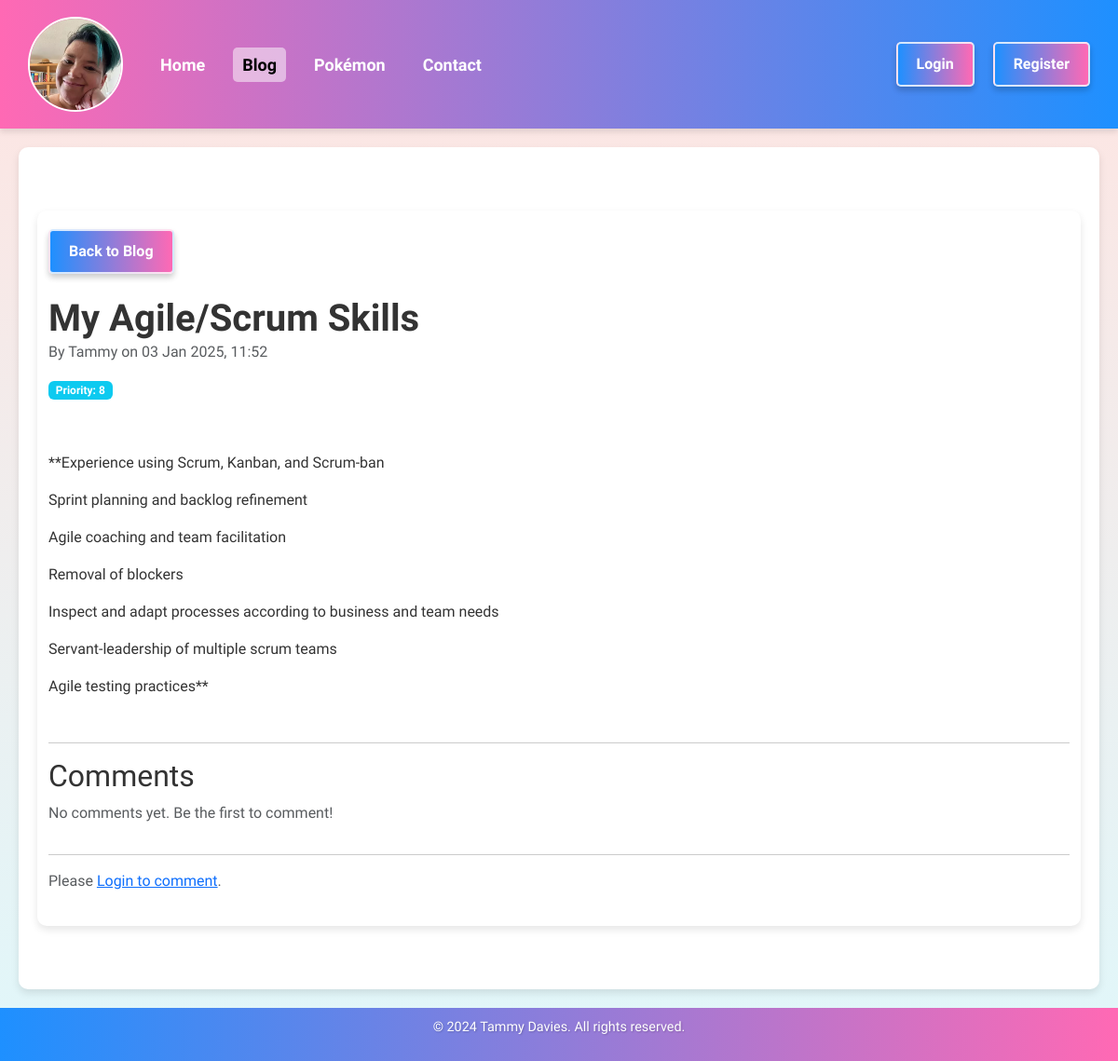
The app's page /blog/5 with its own data.
### app/blog/database/models/blog_post.py (models this page shows)
class BlogPost(db.Model):
    id = db.Column(db.Integer, primary_key=True)  # Unique identifier for the blog post
    title = db.Column(
        db.String(100), nullable=False
    )  # Title of the blog post (max 100 characters)
    content = db.Column(db.Text, nullable=False)  # Main content of the blog post
    timestamp = db.Column(
        db.DateTime, default=datetime.utcnow
    )  # Creation timestamp (default: current time)
    priority = db.Column(
        db.Integer, default=0
    )  # Optional priority level for ordering or categorisation
    author = db.Column(
        db.String(50), nullable=False
    )  # Author's name (max 50 characters)
    summary = db.Column(
        db.String(255), nullable=True
    )  # Short summary or description of the post
    repository_url = db.Column(
        db.String(255), nullable=True
    )  # URL to a related code repository (optional)
    live_demo_url = db.Column(
        db.String(255), nullable=True
    )  # URL to a live demo related to the post (optional)
    comments = db.relationship(
        "Comment",  # Name of the related model
        backref="post",  # Back-reference to the blog post from the comment
        cascade="all, delete-orphan",  # Automatically delete comments when the post is deleted
        lazy=True,  # Load comments lazily to improve performance
    )

### app/blog/routes/post_detail.py (the view, shortened to what this page needs)
def post_detail(post_id):
    post = BlogPost.query.get_or_404(post_id)
    form = CommentForm()
    comments = (
        Comment.query.filter_by(post_id=post.id)
        .order_by(Comment.timestamp.desc())
        .all()
    )
    raw_content = markdown.markdown(
        post.content, extensions=["fenced_code", "codehilite"]
    )
    safe_content = bleach.clean(
        raw_content,
        tags=bleach.sanitizer.ALLOWED_TAGS,  # Allow only safe HTML tags
        attributes=bleach.sanitizer.ALLOWED_ATTRIBUTES,  # Allow only safe attributes
    )
    rendered_content = Markup(safe_content)
    return render_template(
        "blog_post_detail.html",
        post=post,  # Pass the blog post to the template
        content=rendered_content,  # Sanitised blog post content
        form=form,  # Comment form
        comments=comments,  # List of comments
    )

### app/authentication/database/is_admin.py (called while the page is built)
def is_admin():
    return current_user.is_authenticated and current_user.email == "tammy@tsdavies.com"

### app/blog/templates/blog_post_detail.html (shortened to what this page needs)
{% extends "page_template.html" %} {% block content %}
    <main class="container my-5">
        <div class="mb-4">
            <a
                    href="{{ url_for('blog.blog') }}"
                    class="btn btn-outline-secondary"
                    aria-label="Back to Blog"
                    title="Back to Blog"
            >
                 Back to Blog
            </a>
        </div>
        <div class="row align-items-center mb-4">
            <div class="col-12 col-md-8 text-center text-md-start">
                <h1 class="mb-0">{{ post.title }}</h1>
                <p class="text-muted">
                    By {{ post.author or 'Anonymous' }} on {{ post.timestamp|format_datetime }}
                </p>
                {% if post.priority %}
                    <p class="badge bg-info">Priority: {{ post.priority }}</p>
                {% endif %}
            </div>
        </div>
        <p class="lead">{{ post.content|markdown|safe }}</p>
        <hr/>
        <div class="comments-section">
            <h2 class="section-heading">Comments</h2>
            {% if post.comments and post.comments|length > 0 %}
                <ul class="list-group">
                    {% for comment in post.comments %}
                        <li class="list-group-item d-flex justify-content-between align-items-center">
                <span>
                    {{ comment.content }} - <strong>{{ comment.author or 'Anonymous' }}</strong>
                </span>
                            {% if current_user.is_authenticated %}
                                <a
                                        href="{{ url_for('blog.delete_comment', comment_id=comment.id) }}"
                                        class="btn btn-sm btn-outline-danger"
                                        onclick="return confirm('Are you sure you want to delete this comment?');"
                                >
                                    <i class="bi bi-x-circle"></i> Delete
                                </a>
                            {% endif %}
                        </li>
                    {% endfor %}
                </ul>
            {% else %}
                <p class="text-muted">No comments yet. Be the first to comment!</p>
            {% endif %}
        </div>
        <hr/>
        {% if current_user.is_authenticated %}
            <div class="add-comment">
                <h3 class="section-heading">Add a Comment</h3>
                <p class="text-muted">
                    Comment as <strong>{{ current_user.username }}</strong>
                </p>
                <form
                        class="needs-validation"
                        novalidate
                        method="POST"
                        action="{{ url_for('blog.post_detail', post_id=post.id) }}"
                >
                    {{ form.hidden_tag() }}
                    <div class="mb-3">
                        {{ form.content.label(class="form-label") }}
                        {{ form.content(class="form-control", rows=5) }}
                        <div class="invalid-feedback">Please enter your comment.</div>
                    </div>
                    <div class="text-center">{{ form.submit(class="btn btn-primary") }}</div>
                </form>
            </div>
        {% else %}
            <p class="text-muted">
                Please <a href="{{ url_for('authentication.login') }}">Login to comment</a>.
            </p>
        {% endif %}
    </main>
{% endblock %}

### app/static/css/style.css (style rules this page uses)
body { margin: 0; padding: 0; font-family: "Prompt", "Roboto", Arial, sans-serif; background: linear-gradient(to bottom, #ffe4e1, #e0f7fa); color: #333; display: flex; flex-direction: column; min-height: 100vh; }
main { flex: 1; display: flex; flex-direction: column; justify-content: center; padding: 20px; background: white; border-radius: 10px; box-shadow: 0 4px 8px rgba(0, 0, 0, 0.1); max-width: 1200px; margin: 20px auto; width: calc(100% - 40px); }
h1 { font-family: 'Prompt', sans-serif; font-size: 2.5rem; font-weight: bold; color: #333; margin-bottom: 1rem; }

### app/static/css/buttons.css (style rules this page uses)
.btn { background: linear-gradient(90deg, #1e90ff, #ff69b4); color: white; border: 2px solid #ffffffcc; padding: 10px 20px; border-radius: 5px; font-weight: bold; cursor: pointer; transition: background 0.3s, box-shadow 0.3s, transform 0.2s; box-shadow: 0 4px 6px rgba(0, 0, 0, 0.2); }
.btn-outline-secondary { background: linear-gradient(90deg,#1e90ff, #ff69b4 ); color: white; border: 2px solid #ffffffcc; padding: 10px 20px; border-radius: 5px; font-weight: bold; cursor: pointer; transition: background 0.3s, color 0.3s, box-shadow 0.3s, transform 0.2s; box-shadow: 0 4px 6px rgba(0, 0, 0, 0.2); }

### records on screen
BlogPost: title "My Agile/Scrum Skills", author "Tammy", timestamp "03 Jan 2025, 11:52", priority "8", content "**Experience using Scrum, Kanban, and Scrum-ban Sprint planning and backlog refinement Agile coaching and team facilitation Removal of blockers Inspect and adapt processes according to business and team needs Servant-leadership of multiple scrum teams Agile testing practices**"
